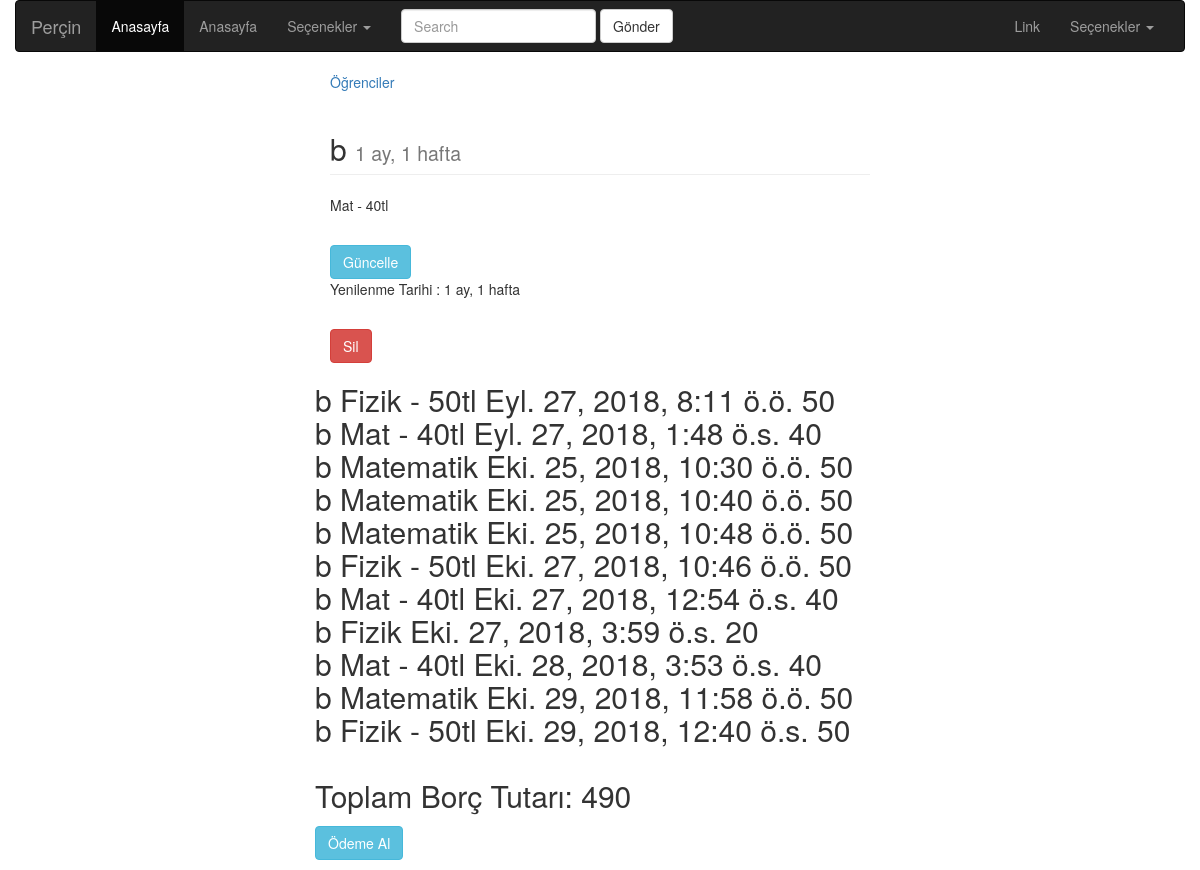
/hesap/detail/29/, run on the app's committed database.
### hesap/models.py (models this page shows, shortened)
class Post(models.Model):
    title = models.CharField(max_length=250, blank=False, verbose_name='Ad ve Soyad Giriniz')
    ders = models.ForeignKey(to=Dersler, null=True, blank=False, verbose_name='Dersler',on_delete=models.CASCADE)
    icerik = models.ManyToManyField(Ogretmen, verbose_name='Öğretmen', help_text='Öğretmen Seçiniz')
    draft = models.BooleanField(default=False, verbose_name='Taslak olusturulsun mu?')
    img=models.ImageField(blank=True,verbose_name='Resim')
    created_date = models.DateTimeField(auto_now_add=True)  # sadece ilk oluşturulduğunda
    updated_date = models.DateTimeField(auto_now=True)  # her kayıt işleminde
    Tarih = models.DateTimeField(default=datetime.now() + timedelta(days=30))
    class Meta:
        verbose_name_plural = 'Gönderiler'
        ordering = ['created_date']  # oluşturulan zamana göre sıralama yapar

class Dersler(models.Model):
    ders_adi = models.CharField(max_length=100, default='', verbose_name='Ders Adi')
    kategori = models.ManyToManyField(Category, verbose_name='Ders', help_text='Ders seçiniz')
    class Meta:
        verbose_name_plural = 'Dersler'
    def __str__(self):
        return self.ders_adi

class Ucret(models.Model):
    ders = models.ForeignKey(Dersler,related_name='ders',on_delete=models.CASCADE,null=True, blank=False,verbose_name='Ders')
    ucret = models.IntegerField(null=False, verbose_name='Ucret', default=0)
    class Meta:
        verbose_name_plural = 'Ucret'

### hesap/views.py (the view)
# urls.py: url(r'^detail/(?P<pk>[0-9]+)/$', view=post_detail, name='post_detail'),
def post_detail(request, pk):
    instance = get_object_or_404(Post, pk=pk)
    secilen = None
    posts = Post.objects.filter(title=instance.title).exclude(pk=instance.pk)
    data = sum(posts.values_list('ders__ders__ucret', flat=True))
    ucret = 0
    return render(request, 'hesap/detail.html',
                  context={'post': instance, 'posts': posts, 'secilen': secilen, 'ucret': ucret, 'data': data})

### hesap/templatetags/hesap_tags.py (called while the page is built)
@register.filter
def get_ucret(post):
    if post is not None:
            ucret = Ucret.objects.get(ders=post.ders)
            adet_ucret = ucret.ucret
            return adet_ucret

### templates/hesap/detail.html
{% extends 'base.html' %}
{% load static %}
{% load hesap_tags %}
{% block icerik %}
    <div class="col-lg-6 col-lg-offset-3">
        <div><a href="{% url 'hesap:post_list' %}"> Öğrenciler </a></div>
        <h2 class="page-header">{{ post.title }}
            <small> {{ post.created_date | timesince }}</small>
        </h2>
        <p> {{ post.ders }}</p>
        <br>
        <a class="btn btn-info" href="{% url 'hesap:post_update' post.pk %}">Güncelle</a>
        <p> Yenilenme Tarihi : {{ post.updated_date | timesince }}</p>
        <br>
        <a class="btn btn-danger" href="{% url 'hesap:post_delete' post.pk %}">Sil</a>
       <h2>
    <div class="row">
        {% for same_post in posts %}
            {{ same_post.title }}
            {{ same_post.ders }}
            {{ same_post.Tarih }}
            {{ same_post|get_ucret}}
          <br>
        {% endfor %}
    <br>
        <p>Toplam Borç Tutarı: {{ data }}</p>
        <a class="btn btn-info" href="{% url 'hesap:odeme_al' post.pk %}">Ödeme Al</a>
    </div>
       </h2>
    </div>
{% endblock %}

### data on the page
Post: title "b", created_date "1 ay, 1 hafta", ders "Mat - 40tl", updated_date "1 ay, 1 hafta"
Post: title "b", ders "Fizik - 50tl", Tarih "Eyl. 27, 2018, 8:11 ö.ö.", ders.ucret "50"
Post: title "b", ders "Mat - 40tl", Tarih "Eyl. 27, 2018, 1:48 ö.s.", ders.ucret "40"
Post: title "b", ders "Matematik", Tarih "Eki. 25, 2018, 10:30 ö.ö.", ders.ucret "50"
Post: title "b", ders "Matematik", Tarih "Eki. 25, 2018, 10:40 ö.ö.", ders.ucret "50"
Post: title "b", ders "Matematik", Tarih "Eki. 25, 2018, 10:48 ö.ö.", ders.ucret "50"
Post: title "b", ders "Fizik - 50tl", Tarih "Eki. 27, 2018, 10:46 ö.ö.", ders.ucret "50"
Post: title "b", ders "Mat - 40tl", Tarih "Eki. 27, 2018, 12:54 ö.s.", ders.ucret "40"
Post: title "b", ders "Fizik", Tarih "Eki. 27, 2018, 3:59 ö.s.", ders.ucret "20"
Post: title "b", ders "Mat - 40tl", Tarih "Eki. 28, 2018, 3:53 ö.s.", ders.ucret "40"
Post: title "b", ders "Matematik", Tarih "Eki. 29, 2018, 11:58 ö.ö.", ders.ucret "50"
Post: title "b", ders "Fizik - 50tl", Tarih "Eki. 29, 2018, 12:40 ö.s.", ders.ucret "50"

### other printed values
{{ data }} "490"
